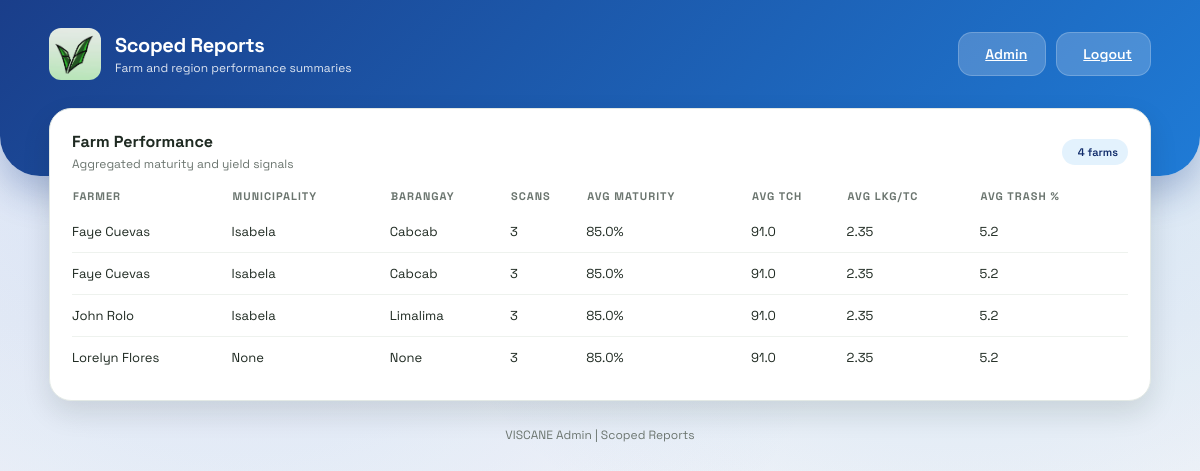
Before: /admin/reports (signed in) with the older database file.
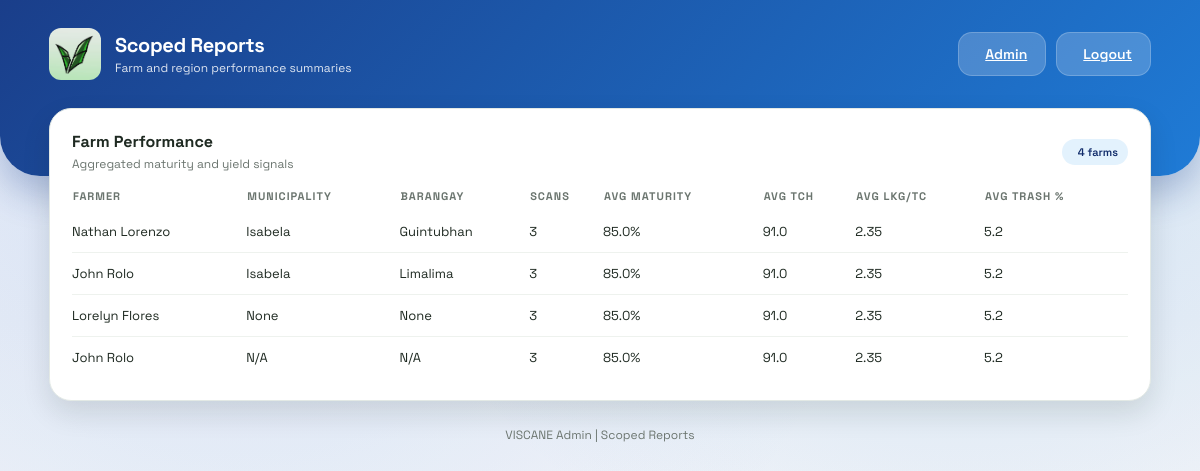
After: the same page with the newer database file.
### models.py (models this page shows)
class User(db.Model):
    id = db.Column(db.Integer, primary_key=True)
    fullname = db.Column(db.String(100), nullable=False)
    email = db.Column(db.String(120), unique=True, nullable=False)
    phone = db.Column(db.String(20), nullable=False)
    password = db.Column(db.String(200), nullable=False)
    province = db.Column(db.String(120), nullable=True)
    municipality = db.Column(db.String(120), nullable=True)
    barangay = db.Column(db.String(120), nullable=True)
    is_active = db.Column(db.Boolean, nullable=False, default=True)
    is_archived = db.Column(db.Boolean, nullable=False, default=False)

### app.py (the view)
@app.route('/admin/reports')
@login_required
def admin_reports():
    scans = Scan.query.order_by(Scan.created_at.desc()).all()
    farmer_summary = {}
    for scan in scans:
        tch, lkg_tc, trash_pct = estimate_scan_metrics(scan)
        entry = farmer_summary.setdefault(scan.user_id, {
            "count": 0,
            "total_maturity": 0,
            "total_tch": 0,
            "total_lkg_tc": 0,
            "total_trash": 0
        })
        entry["count"] += 1
        entry["total_maturity"] += scan.maturity_pct
        entry["total_tch"] += tch
        entry["total_lkg_tc"] += lkg_tc
        entry["total_trash"] += trash_pct
    rows = []
    for user_id, summary in farmer_summary.items():
        user = User.query.get(user_id)
        if not user or user.is_archived:
            continue
        count = summary["count"]
        rows.append({
            "name": user.fullname,
            "municipality": user.municipality or 'N/A',
            "barangay": user.barangay or 'N/A',
            "scans": count,
            "avg_maturity": round(summary["total_maturity"] / count, 1) if count else 0,
            "avg_tch": round(summary["total_tch"] / count, 2) if count else 0,
            "avg_lkg_tc": round(summary["total_lkg_tc"] / count, 2) if count else 0,
            "avg_trash": round(summary["total_trash"] / count, 2) if count else 0
        })
    rows = sorted(rows, key=lambda item: item["scans"], reverse=True)
    return render_template('admin_reports.html', rows=rows, current_admin=get_current_admin())

### app.py (called while the page is built)
def login_required(view):
    @wraps(view)
    def wrapped(*args, **kwargs):
        if not session.get('admin_id'):
            return redirect(url_for('admin_login'))
        return view(*args, **kwargs)
    return wrapped

def get_current_admin():
    admin_id = session.get('admin_id')
    if not admin_id:
        return None
    admin = Admin.query.get(admin_id)
    if not admin or admin.is_archived:
        return None
    return admin

def estimate_scan_metrics(scan):
    maturity = scan.maturity_pct or 0
    estimated_tch = round(40 + (maturity * 0.6), 2)
    estimated_lkg_tc = round(1.5 + (maturity * 0.01), 2)
    estimated_trash_pct = round(max(2, 12 - (maturity * 0.08)), 2)
    return estimated_tch, estimated_lkg_tc, estimated_trash_pct

### templates/admin_reports.html (shortened to what this page needs)
<!DOCTYPE html>
<html lang="en">
<head>
    <link rel="stylesheet" href="{{ url_for('static', filename='style.css') }}">
</head>
<body class="admin-layout">
    <header class="dashboard-header">
        <div class="header-content">
            <div class="brand">
                <div class="brand-icon">
                    <img src="{{ url_for('static', filename='logo.jpg') }}" alt="VISCANE Logo" style="width: 100%; height: 100%; object-fit: cover; border-radius: 12px;">
                </div>
                <div>
                    <p class="brand-title">Scoped Reports</p>
                    <p class="brand-subtitle">Farm and region performance summaries</p>
                </div>
            </div>
            <div class="header-actions">
                <a class="btn light" href="/admin">
                    Admin
                </a>
                <a class="btn light" href="/admin-logout">
                    Logout
                </a>
            </div>
        </div>
    </header>
    <main class="dashboard-container fade-in">
        <section class="panel">
            <div class="panel-header">
                <div>
                    <h3 class="panel-title">Farm Performance</h3>
                    <p class="panel-subtitle">Aggregated maturity and yield signals</p>
                </div>
                <span class="badge">{{ rows|length }} farms</span>
            </div>
            <table class="data-table">
                <thead>
                    <tr>
                        <th>Farmer</th>
                        <th>Municipality</th>
                        <th>Barangay</th>
                        <th>Scans</th>
                        <th>Avg Maturity</th>
                        <th>Avg TCH</th>
                        <th>Avg LKG/TC</th>
                        <th>Avg Trash %</th>
                    </tr>
                </thead>
                <tbody>
                    {% if rows %}
                        {% for row in rows %}
                            <tr>
                                <td>{{ row.name }}</td>
                                <td>{{ row.municipality }}</td>
                                <td>{{ row.barangay }}</td>
                                <td>{{ row.scans }}</td>
                                <td>{{ row.avg_maturity }}%</td>
                                <td>{{ row.avg_tch }}</td>
                                <td>{{ row.avg_lkg_tc }}</td>
                                <td>{{ row.avg_trash }}</td>
                            </tr>
                        {% endfor %}
                    {% else %}
                        <tr>
                            <td colspan="8">No data available yet.</td>
                        </tr>
                    {% endif %}
                </tbody>
            </table>
        </section>
        <div class="footer-link">VISCANE Admin | Scoped Reports</div>
    </main>
</body>
</html>

Changed rows visible on the page:
removed User: name "Faye Cuevas", municipality "Isabela", barangay "Cabcab", scans "3", avg_maturity "85.0", avg_tch "91.0", avg_lkg_tc "2.35", avg_trash "5.2"
changed User: name "Faye Cuevas" → "Nathan Lorenzo"; barangay "Cabcab" → "Guintubhan"
now on this page (row edited): User: name "John Rolo", municipality "N/A", barangay "N/A", scans "3", avg_maturity "85.0", avg_tch "91.0", avg_lkg_tc "2.35", avg_trash "5.2"
